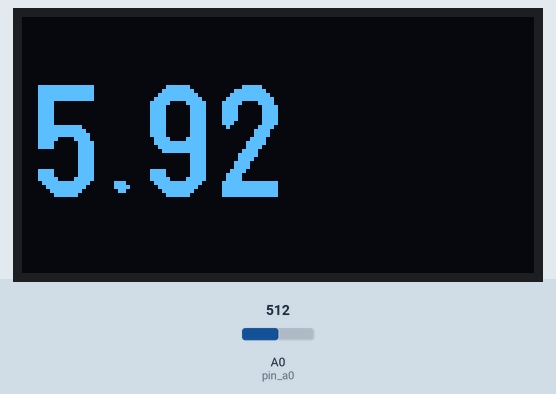
The sketch below on a simulated Arduino Uno, built with avr-gcc and run on an emulated ATmega328P. On the bench: 128×64 one-colour display. The inputs (shaded band) are chosen by the test bench; at power-on: A0 (pin_a0) = 512. What the sketch prints to the serial monitor is not drawn.

Above: at 1.2 s.
1.3 s: A0 (pin_a0) set to 716
At 2.2 s:
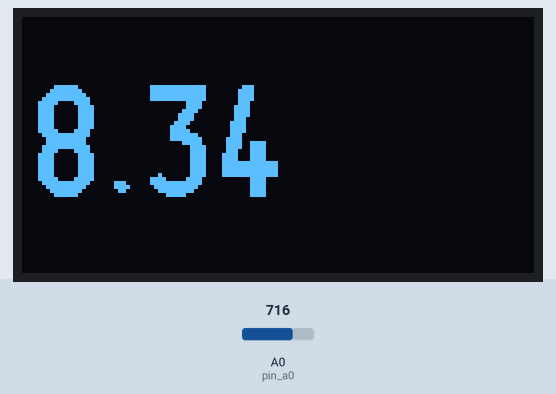
3.0 s: A0 (pin_a0) set to 900
At 4.0 s:
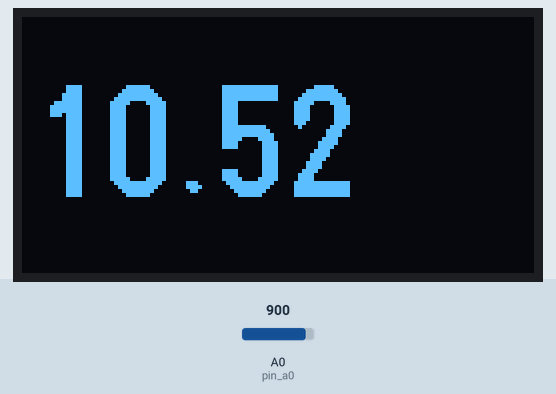
4.7 s: A0 (pin_a0) set to 1023
At 5.8 s:
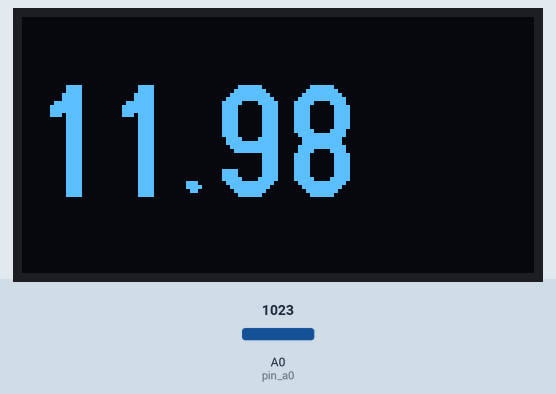
6.3 s: A0 (pin_a0) set to 511
At 7.8 s:
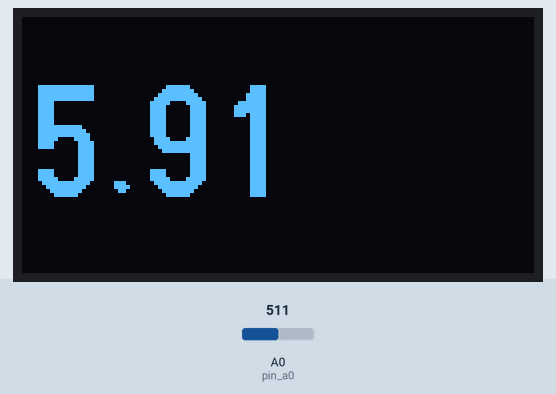
Timing chart, 0 to 8.8 s (numbered marks = the images above; inputs shaded):
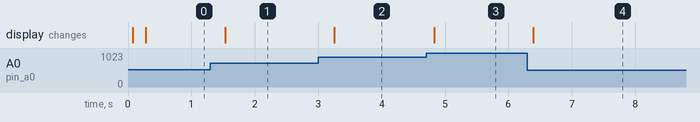

The sketch:

esp8266_oled.ino
```cpp
/*
特别注意! 特别注意! 特别注意!
请使用 millis()做延时除去抖动
不要用delay(),会抖动的

//* 本程序的用途:模拟真实电子秤表头发送特定格式的数据至电脑主板.(使用串口发送的方式,发送指定格式的数据到电脑主板,)
//*
//* 使用的组件: esp8266开发板1个 , 10K旋转电位器1个 , 0.91寸oled屏幕1个
//*
//* 连线方式: 10k电位器L M R 三个脚, L 脚连接GND , M脚连接 A0 , R脚连接 3.3v (逆时针转动数值变小, 顺时针转动数值变大)
//*           0.91寸oled 四个脚, VCC 连接 3.3v , GND连接 GND, SDA 连接 GPIO4 (SDA) , SCL 连接 GPIO5 (SCL)
//*
//* 思路:
//*       通过旋转电位器改变A0引脚的电压值,经过转换公式输出到串口和oled屏幕
//*
//* 方法如下:
//*          1,重新映射A0口的数据范围 ,由默认的12-1023 改为 0-1200
//*            详解:esp8266的A0引脚的位宽是2的10次方,量程为0-1023.最小值设为12 是因为电位器有误差,便宜货.
//*
//*          2,使用" weightF = map(analogRead(pin_a0), 12, 1024, 0, 1200) * 0.01;" 把获取到的数值转换成 0.00 - 12.00
//*            详解:模拟的量程为 0.00 - 12.00
//*
//*          3,分别从oled屏幕和串口输出转换后的数据
//*             详解:1, 串口输出:在电脑上,称重软件需要获取当前重量.
//*                 2,  oled屏幕输出:可直观地显示当前传输的数据
//*/


#include <U8g2lib.h>

/* 设置oled屏幕的相关信息 */
#define SDA_PIN 4           // SDA引脚，默认gpio4(D2)
#define SCL_PIN 5           // SCL引脚，默认gpio5(D1)

/* 新建一个oled屏幕对象，输入SDA和SCL引脚号 */
U8G2_SSD1306_128X64_NONAME_F_HW_I2C u8g2(U8G2_R0, /* reset=*/U8X8_PIN_NONE, /* clock=*/5, /* data=*/4);  // ESP32 Thing, HW I2C with pin remapping

// 模拟引脚A0
const int pin_a0 = A0;

//重量
float weightF = 0.00;

//当前的时间 -上一次的时间 > 预定义的延时
unsigned long ptime = 0;//上一次的时间(毫秒)
const long delay_time = 200;//预定义的延时(毫秒),每隔200毫秒取样一次.


void setup() {
 //初始化串口通讯波特率为9600
  Serial.begin(9600);

//u8g2初始化
  u8g2.begin();

//允许u8g2输出utf8编码
  u8g2.enableUTF8Print();
}

void loop() {
  //当前的时间
   unsigned long ctime = millis();

   //如果 当前的时间 -上一次的时间 > 预定义的延时,则获取A0引脚的电压值并转换
   //此步骤为 软件除抖动
  if (ctime - ptime > delay_time){

    //上一次的时间设为当前的时间,为下次判断使用
    ptime = ctime;

    //数据转换
    weightF = map(analogRead(pin_a0), 12, 1024, 0, 1200) * 0.01;
  }

//u8g2 设置字体, 0.91寸屏幕 字号最大选28号字体,否则输出不完整.
  u8g2.setFont(u8g2_font_logisoso28_tn);

//u8g2 设置文字的显示方向,默认=0,从左到右
  u8g2.setFontDirection(0);

//U8G2 库采用了一种页面缓冲的机制，这个函数是开启新页面绘制循环的第一步
  u8g2.firstPage();
  do {

//u8g2 设置第一个文字的坐标
    u8g2.setCursor(2, 45);

//u8g2 绘制文字
    u8g2.print(String(weightF));
  }

//u8g2 用于在绘制多页内容时，循环遍历并处理每一页，直到所有页面都被处理完毕
  while (u8g2.nextPage());

//串口输出当前的重量
  printWeightF(weightF);

}


//数据格式转换
void printWeightF(float number) {
  /*输出格式为反序输出,输出格式为 xx.yyy000=
  例如重量=12.34
  反序输出为"43.21000="
  这是模拟电子秤表头的输出格式

  以下是串口调试器数据解析设置
  {
    重量回调方式: 只读式

    所占字节: 8

    是否反转: 是

    标识符: =

    标识符位置: 0

    整数起始位置: 4

    整数结束位置: 7

    小数起始位置: 1

    小数结束位置: 2
  }
  //*/

  // 原始字符串拼接,至少3个0,多加几个没问题的,重量解析时又会做一次反向读取
  // 如发送的反序数据为43.21000= ,接收的正序数据为 =00012.43
  String str = "=000" + String(number);

  // 获取原始字符串的长度
  int len = str.length();

  // 开始反向取值并输出
  for (int i = len - 1; i >= 0; i--) {
    // 逐个字符输出至串口
    Serial.print(str[i]);
  }
}
```

Measured:
- after the input at 1.3 s, the display: changes after 0.24 s (image 1)
- after the input at 3.0 s, the display: changes after 0.25 s (image 2)
- after the input at 4.7 s, the display: changes after 0.13 s (image 3)
- after the input at 6.3 s, the display: changes after 0.09 s (image 4)
